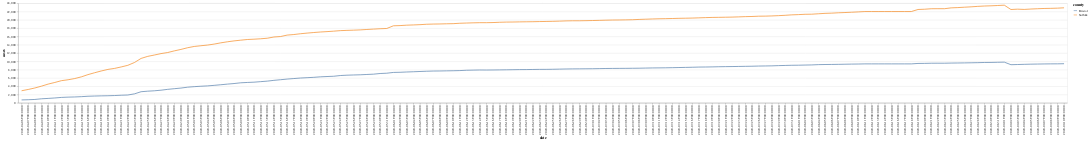

The code cell stored with this chart in its notebook:
### Code cell
alt.Chart(df_filtered).mark_line().encode(
    x='date:O',
    y='cases:Q',
    color='county',
    tooltip=['deaths']
).transform_filter(
    datum.date >'2020-04-06'
).interactive()

### Figure 1 — Vega-Lite specification as saved in the notebook (floating-point values rounded to 4 significant figures; data arrays with more than 128 entries replaced by an {"elided": "..."} marker saying what was removed)
{"config": {"view": {"continuousWidth": 400, "continuousHeight": 300}}, "data": {"name": "data-76c5b8a05186b494bd136f78a16ae898"}, "mark": "line", "encoding": {"color": {"type": "nominal", "field": "county"}, "tooltip": [{"type": "quantitative", "field": "deaths"}], "x": {"type": "ordinal", "field": "date"}, "y": {"type": "quantitative", "field": "cases"}}, "selection": {"selector008": {"type": "interval", "bind": "scales", "encodings": ["x", "y"]}}, "transform": [{"filter": "(datum.date > '2020-04-06')"}], "$schema": "https://vega.github.io/schema/vega-lite/v4.8.1.json", "datasets": {"data-76c5b8a05186b494bd136f78a16ae898": {"elided": "404 records"}}}
